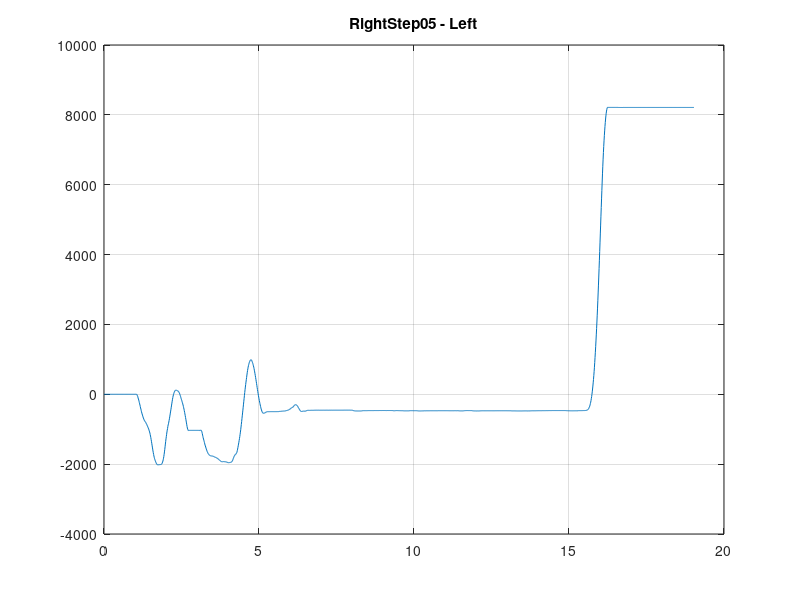
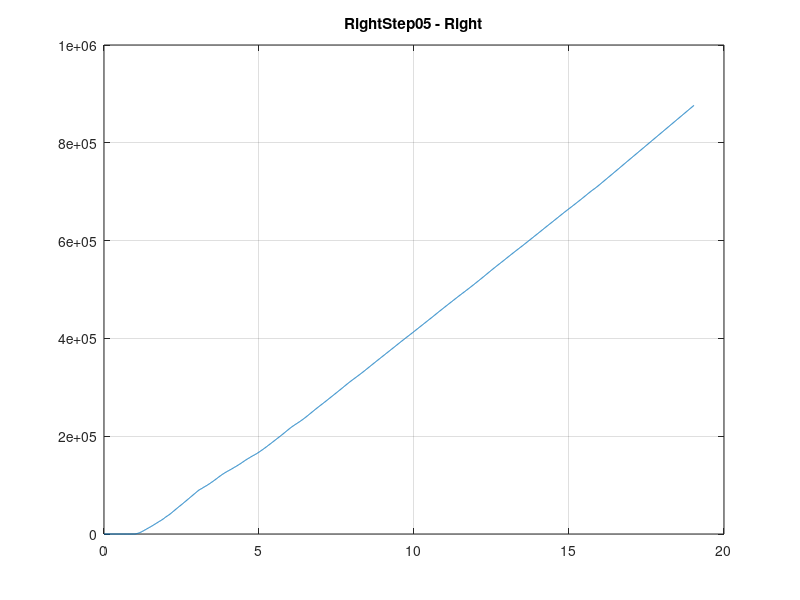
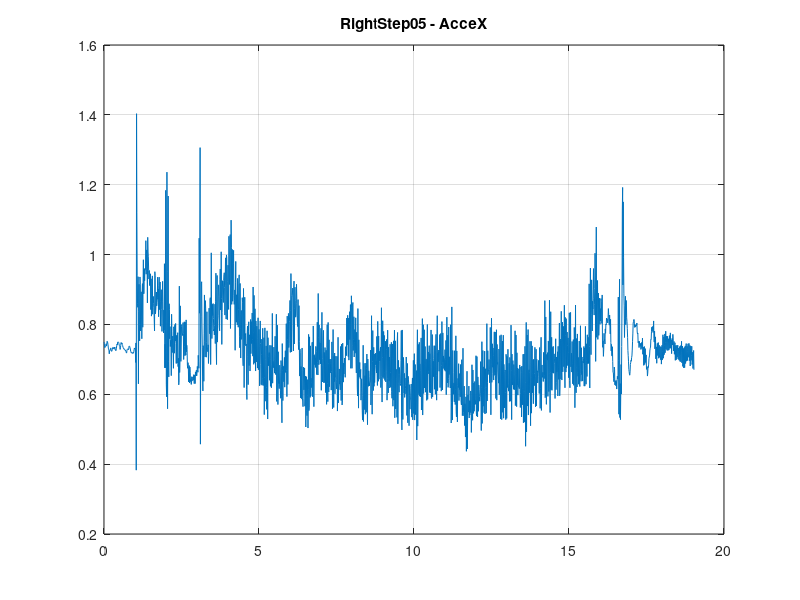
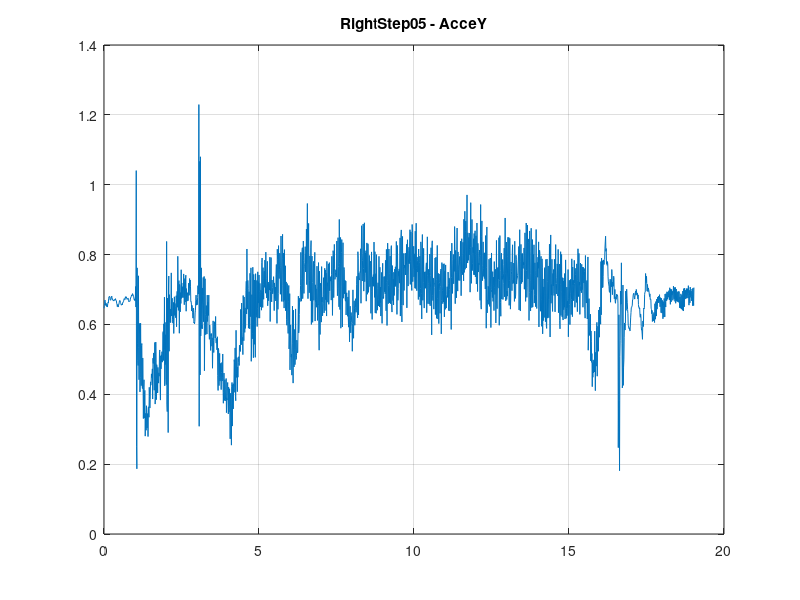

The MATLAB source for these figures, in order: (Note: this script raises an error after producing the figures.)
close all; clear all; clc;
l = load ('rst0.5.mat');
data = l.RSt05;
t = data.time;
n = length(t);
u = (t>=0)*0.5;
m=3; na=3;
nb=3;

%% Polt Date
left = data.signals(1).values;
idLeft = iddata(left(1:n/2), u(1:n/2), 0.01);
valLeft = iddata(left(n/2+1:end), u(n/2+1:end), 0.01);
figure;
plot (t, left); grid
title('RightStep05 - Left')

right = data.signals(1, 2).values;
idRight = iddata(right(1:n/2), u(1:n/2), 0.01);
valRight = iddata(right(n/2+1:end), u(n/2+1:end), 0.01);
figure;
plot (t, right); grid
title('RightStep05 - Right')

acceX = data.signals(1, 3).values;
idAcceX = iddata(acceX(1:end), u(1:end), 0.01);
valAcceX = iddata(acceX(n/2+1:end), u(n/2+1:end), 0.01);
figure;
plot (t, acceX); grid
title('RightStep05 - AcceX')

acceY = data.signals(1, 4).values;
idAcceY = iddata(acceY(1:n/2), u(1:n/2), 0.01);
valAcceY = iddata(acceY(n/2+1:end), u(n/2+1:end), 0.01);
figure;
plot (t, acceY); grid
title('RightStep05 - AcceY')

gyro = data.signals(1, 5).values;
idGyro = iddata(gyro(1:n/2), u(1:n/2), 0.01);
valGyro = iddata(gyro(n/2+1:end), u(n/2+1:end), 0.01);
figure;
plot (t, gyro); grid
title('RightStep05 - Gyro')

%% Identificare
%Left
modelLeft=arx(idLeft, [3, 1, 1]);
figure;
compare (modelLeft, valLeft)
HL=tf(modelLeft.B, modelLeft.A, 1, 'variable', 'z^-1');%functia de transfer pentru aproximare

%Right
modelRight=arx(idRight, [7, 1, 1]);
figure;
compare (modelRight, valRight)
HR=tf(modelRight.B, modelRight.A, 1, 'variable', 'z^-1');%functia de transfer pentru aproximare

%AcceX
%AcceX
W0=matr_regr(na, nb, m);%matricea de puteri
W=prelW(W0, na+nb);%matrice de puteri prelucrata

%Algoritm de aproximare folosind predictia
%construirea matricei de polinoame de aproximare
FI=phi_calc(na, nb, u, idAcceX.y, W);%construirea se faceconform gradelor de aproximare date
theta=FI\idAcceX.y; %vectorul de coeficienti de aproximare
yhat_id=FI*theta;
figure;
plot([idAcceX.y, yhat_id])
legend('y', 'yhat');
%Eroarea medie patratica
MSE_id=sum((yhat_id-idAcceX.y).^2)/length(idAcceX.y);
title(['Date identificare. Algoritm de aproximare folosind predictia. MSE = ', num2str(MSE_id)]);

%Verificarea modelului obtinut folosind datele de validare 
phi=phi_calc(na, nb, valAcceX.u, valAcceX.y, W);
yhat=phi*theta;%iesirea aproximata
figure;
plot([valAcceX.y, yhat])
legend('y', 'yhat');
%Eroarea medie patratica
MSE=sum((yhat-valAcceX.y).^2)/length(valAcceX.y);
title(['Date validare. Algoritm de aproximare folosind predictia. MSE = ', num2str(MSE)]);



%AcceY
% W0Y=matr_regr(na, nb, m);%matricea de puteri
% WY=prelW(W0, na+nb);%matrice de puteri prelucrata

%Algoritm de aproximare folosind predictia
%construirea matricei de polinoame de aproximare
FIY=phi_calc(na, nb, u, idAcceY.y, W);%construirea se faceconform gradelor de aproximare date
thetaY=FIY\idAcceY.y; %vectorul de coeficienti de aproximare
yhat_idY=FIY*thetaY;
figure;
plot([idAcceY.y, yhat_idY])
legend('y', 'yhat');
%Eroarea medie patratica
MSE_idY=sum((yhat_idY-idAcceY.y).^2)/length(idAcceY.y);
title(['Date identificare. Algoritm de aproximare folosind predictia. MSE = ', num2str(MSE_idY)]);

%Verificarea modelului obtinut folosind datele de validare 
phiY=phi_calc(na, nb, valAcceY.u, valAcceY.y, W);
yhatY=phiY*thetaY;%iesirea aproximata
figure;
plot([valAcceY.y, yhatY])
legend('y', 'yhat');
%Eroarea medie patratica
MSEY=sum((yhatY-valAcceY.y).^2)/length(valAcceY.y);
title(['Date validare. Algoritm de aproximare folosind predictia. MSE = ', num2str(MSEY)]);

%Gyro
%Algoritm de aproximare folosind predictia
%construirea matricei de polinoame de aproximare
FIG=phi_calc(na, nb, u, idGyro.y, W);%construirea se faceconform gradelor de aproximare date
thetaG=FIG\idGyro.y; %vectorul de coeficienti de aproximare
yhat_idG=FIG*thetaG;
figure;
plot([idGyro.y, yhat_idG])
legend('y', 'yhat');
%Eroarea medie patratica
MSE_idG=sum((yhat_idG-idGyro.y).^2)/length(idGyro.y);
title(['Date identificare. Algoritm de aproximare folosind predictia. MSE = ', num2str(MSE_idG)]);

%Verificarea modelului obtinut folosind datele de validare 
phiG=phi_calc(na, nb, valGyro.u, valGyro.y, W);
yhatG=phiG*thetaG;%iesirea aproximata
figure;
plot([valGyro.y, yhatG])
legend('y', 'yhat');
%Eroarea medie patratica
MSEG=sum((yhatG-valGyro.y).^2)/length(valGyro.y);
title(['Date validare. Algoritm de aproximare folosind predictia. MSE = ', num2str(MSEG)]);

